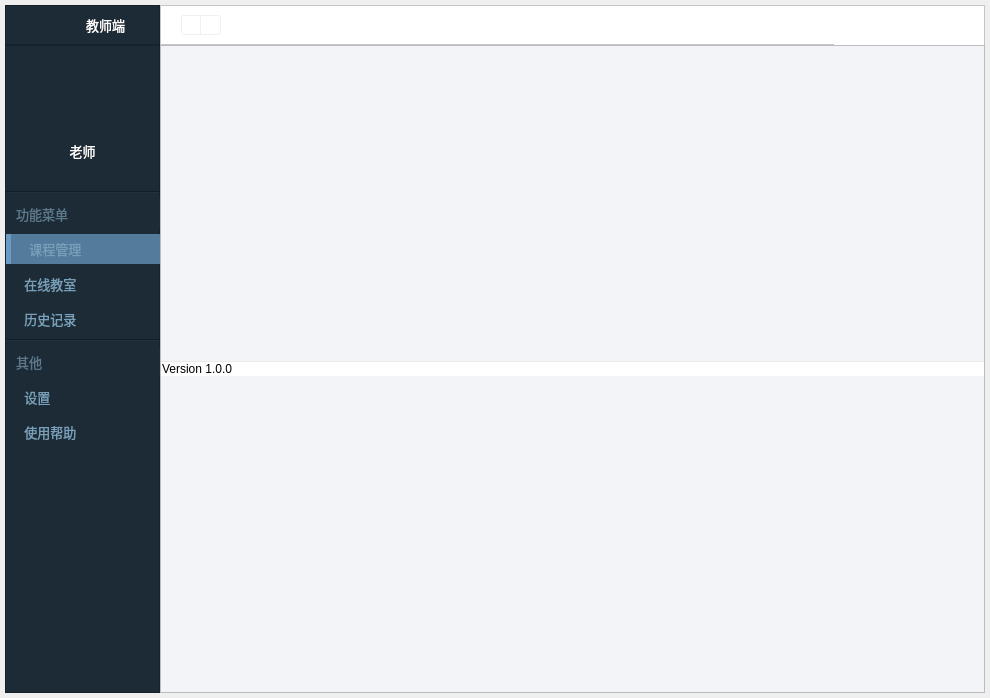
<?xml version="1.0" encoding="UTF-8"?>
<ui version="4.0">
 <class>TMainWindow</class>
 <widget class="QMainWindow" name="TMainWindow">
  <property name="geometry">
   <rect>
    <x>0</x>
    <y>0</y>
    <width>990</width>
    <height>698</height>
   </rect>
  </property>
  <property name="minimumSize">
   <size>
    <width>990</width>
    <height>698</height>
   </size>
  </property>
  <property name="maximumSize">
   <size>
    <width>16777215</width>
    <height>16777215</height>
   </size>
  </property>
  <property name="baseSize">
   <size>
    <width>990</width>
    <height>698</height>
   </size>
  </property>
  <property name="windowTitle">
   <string>MainWindow</string>
  </property>
  <widget class="QWidget" name="centralwidget">
   <property name="styleSheet">
    <string notr="true">QWidget#centralwidget {
	/*border-image可以平铺（即可拉伸）*/
	border-image: url(:/shadow/Resources/material/shadow/980x680_shadow.png);
}</string>
   </property>
   <layout class="QGridLayout" name="gridLayout">
    <property name="leftMargin">
     <number>5</number>
    </property>
    <property name="topMargin">
     <number>5</number>
    </property>
    <property name="rightMargin">
     <number>5</number>
    </property>
    <property name="bottomMargin">
     <number>5</number>
    </property>
    <property name="spacing">
     <number>0</number>
    </property>
    <item row="0" column="0">
     <layout class="QGridLayout" name="gridLayout_2">
      <property name="spacing">
       <number>0</number>
      </property>
      <item row="0" column="0">
       <widget class="QFrame" name="title_logo_bar">
        <property name="minimumSize">
         <size>
          <width>155</width>
          <height>40</height>
         </size>
        </property>
        <property name="maximumSize">
         <size>
          <width>155</width>
          <height>40</height>
         </size>
        </property>
        <property name="styleSheet">
         <string notr="true">QFrame {
	background-color: #1D2B36;
	border-bottom: 1px solid #131D24;
}</string>
        </property>
        <property name="frameShape">
         <enum>QFrame::StyledPanel</enum>
        </property>
        <property name="frameShadow">
         <enum>QFrame::Raised</enum>
        </property>
        <layout class="QHBoxLayout" name="horizontalLayout">
         <property name="spacing">
          <number>0</number>
         </property>
         <property name="leftMargin">
          <number>0</number>
         </property>
         <property name="topMargin">
          <number>0</number>
         </property>
         <property name="rightMargin">
          <number>0</number>
         </property>
         <property name="bottomMargin">
          <number>0</number>
         </property>
         <item>
          <spacer name="horizontalSpacer">
           <property name="orientation">
            <enum>Qt::Horizontal</enum>
           </property>
           <property name="sizeHint" stdset="0">
            <size>
             <width>40</width>
             <height>20</height>
            </size>
           </property>
          </spacer>
         </item>
         <item>
          <widget class="QLabel" name="logo">
           <property name="minimumSize">
            <size>
             <width>42</width>
             <height>20</height>
            </size>
           </property>
           <property name="maximumSize">
            <size>
             <width>42</width>
             <height>20</height>
            </size>
           </property>
           <property name="styleSheet">
            <string notr="true">QLabel {
	background: none;
}</string>
           </property>
           <property name="text">
            <string/>
           </property>
           <property name="pixmap">
            <pixmap resource="../../Status.qrc">:/logo/Resources/material/logo/logo.png</pixmap>
           </property>
           <property name="scaledContents">
            <bool>true</bool>
           </property>
          </widget>
         </item>
         <item>
          <spacer name="horizontalSpacer_3">
           <property name="orientation">
            <enum>Qt::Horizontal</enum>
           </property>
           <property name="sizeType">
            <enum>QSizePolicy::Fixed</enum>
           </property>
           <property name="sizeHint" stdset="0">
            <size>
             <width>5</width>
             <height>20</height>
            </size>
           </property>
          </spacer>
         </item>
         <item>
          <widget class="QLabel" name="client_type_text">
           <property name="font">
            <font>
             <family>微软雅黑</family>
             <pointsize>10</pointsize>
            </font>
           </property>
           <property name="styleSheet">
            <string notr="true">QLabel {
	background: none;
	color: #ffffff;
}</string>
           </property>
           <property name="text">
            <string>教师端</string>
           </property>
           <property name="alignment">
            <set>Qt::AlignCenter</set>
           </property>
          </widget>
         </item>
         <item>
          <spacer name="horizontalSpacer_2">
           <property name="orientation">
            <enum>Qt::Horizontal</enum>
           </property>
           <property name="sizeHint" stdset="0">
            <size>
             <width>40</width>
             <height>20</height>
            </size>
           </property>
          </spacer>
         </item>
        </layout>
       </widget>
      </item>
      <item row="1" column="0">
       <widget class="QFrame" name="nav_bar">
        <property name="sizePolicy">
         <sizepolicy hsizetype="Expanding" vsizetype="Expanding">
          <horstretch>0</horstretch>
          <verstretch>0</verstretch>
         </sizepolicy>
        </property>
        <property name="minimumSize">
         <size>
          <width>155</width>
          <height>638</height>
         </size>
        </property>
        <property name="maximumSize">
         <size>
          <width>155</width>
          <height>16777215</height>
         </size>
        </property>
        <property name="styleSheet">
         <string notr="true">QFrame {
	background-color: #1D2B36;
}</string>
        </property>
        <property name="frameShape">
         <enum>QFrame::StyledPanel</enum>
        </property>
        <property name="frameShadow">
         <enum>QFrame::Raised</enum>
        </property>
        <layout class="QVBoxLayout" name="verticalLayout">
         <property name="spacing">
          <number>5</number>
         </property>
         <property name="leftMargin">
          <number>0</number>
         </property>
         <property name="topMargin">
          <number>0</number>
         </property>
         <property name="rightMargin">
          <number>0</number>
         </property>
         <property name="bottomMargin">
          <number>0</number>
         </property>
         <item alignment="Qt::AlignHCenter">
          <widget class="QLabel" name="user_pic">
           <property name="minimumSize">
            <size>
             <width>90</width>
             <height>90</height>
            </size>
           </property>
           <property name="maximumSize">
            <size>
             <width>90</width>
             <height>90</height>
            </size>
           </property>
           <property name="styleSheet">
            <string notr="true">QLabel {
	background: none;
}</string>
           </property>
           <property name="text">
            <string/>
           </property>
           <property name="pixmap">
            <pixmap resource="../../Status.qrc">:/pic/Resources/material/pic/teacher.png</pixmap>
           </property>
           <property name="scaledContents">
            <bool>true</bool>
           </property>
          </widget>
         </item>
         <item>
          <widget class="QLabel" name="username_text">
           <property name="font">
            <font>
             <family>微软雅黑</family>
             <pointsize>10</pointsize>
            </font>
           </property>
           <property name="styleSheet">
            <string notr="true">QLabel {
	color: #ffffff;
	background: none;
}</string>
           </property>
           <property name="text">
            <string>老师</string>
           </property>
           <property name="alignment">
            <set>Qt::AlignCenter</set>
           </property>
          </widget>
         </item>
         <item alignment="Qt::AlignHCenter">
          <widget class="QPushButton" name="logout_btn">
           <property name="minimumSize">
            <size>
             <width>20</width>
             <height>20</height>
            </size>
           </property>
           <property name="maximumSize">
            <size>
             <width>20</width>
             <height>20</height>
            </size>
           </property>
           <property name="cursor">
            <cursorShape>PointingHandCursor</cursorShape>
           </property>
           <property name="styleSheet">
            <string notr="true">QPushButton {
	border: none;
}</string>
           </property>
           <property name="text">
            <string/>
           </property>
           <property name="icon">
            <iconset resource="../../Status.qrc">
             <normaloff>:/button/Resources/material/button/logout.png</normaloff>:/button/Resources/material/button/logout.png</iconset>
           </property>
           <property name="iconSize">
            <size>
             <width>10</width>
             <height>15</height>
            </size>
           </property>
          </widget>
         </item>
         <item>
          <widget class="Line" name="line">
           <property name="orientation">
            <enum>Qt::Horizontal</enum>
           </property>
          </widget>
         </item>
         <item>
          <widget class="QLabel" name="function_navigation_text">
           <property name="minimumSize">
            <size>
             <width>155</width>
             <height>30</height>
            </size>
           </property>
           <property name="maximumSize">
            <size>
             <width>155</width>
             <height>30</height>
            </size>
           </property>
           <property name="font">
            <font>
             <family>微软雅黑</family>
             <pointsize>10</pointsize>
            </font>
           </property>
           <property name="styleSheet">
            <string notr="true">QLabel {
	color: #5b788c;
}</string>
           </property>
           <property name="text">
            <string>   功能菜单</string>
           </property>
           <property name="alignment">
            <set>Qt::AlignLeading|Qt::AlignLeft|Qt::AlignVCenter</set>
           </property>
          </widget>
         </item>
         <item>
          <widget class="QPushButton" name="course_btn">
           <property name="minimumSize">
            <size>
             <width>155</width>
             <height>30</height>
            </size>
           </property>
           <property name="maximumSize">
            <size>
             <width>155</width>
             <height>30</height>
            </size>
           </property>
           <property name="font">
            <font>
             <family>微软雅黑</family>
             <pointsize>10</pointsize>
            </font>
           </property>
           <property name="cursor">
            <cursorShape>PointingHandCursor</cursorShape>
           </property>
           <property name="styleSheet">
            <string notr="true">QPushButton { 
	text-align: left;
	padding-left: 15px;
	border: none;
	color:  #79A0BA;;
	background-color: none;
}

QPushButton:hover {
	background-color: #385368;
}

QPushButton:checked {
	background-color: #537b9b;
	border-left: 5px solid #699BC3;
}</string>
           </property>
           <property name="text">
            <string> 课程管理</string>
           </property>
           <property name="icon">
            <iconset resource="../../Status.qrc">
             <normaloff>:/button/Resources/material/button/course.png</normaloff>:/button/Resources/material/button/course.png</iconset>
           </property>
           <property name="iconSize">
            <size>
             <width>18</width>
             <height>18</height>
            </size>
           </property>
           <property name="checkable">
            <bool>true</bool>
           </property>
           <property name="checked">
            <bool>true</bool>
           </property>
           <attribute name="buttonGroup">
            <string notr="true">buttonGroup</string>
           </attribute>
          </widget>
         </item>
         <item>
          <widget class="QPushButton" name="interaction_btn">
           <property name="minimumSize">
            <size>
             <width>155</width>
             <height>30</height>
            </size>
           </property>
           <property name="maximumSize">
            <size>
             <width>155</width>
             <height>30</height>
            </size>
           </property>
           <property name="font">
            <font>
             <family>微软雅黑</family>
             <pointsize>10</pointsize>
            </font>
           </property>
           <property name="cursor">
            <cursorShape>PointingHandCursor</cursorShape>
           </property>
           <property name="styleSheet">
            <string notr="true">QPushButton { 
	text-align: left;
	padding-left: 15px;
	border: none;
	color:  #79A0BA;;
	background-color: none;
}

QPushButton:hover {
	background-color: #385368;
}

QPushButton:checked {
	background-color: #537b9b;
	border-left: 5px solid #699BC3;
}</string>
           </property>
           <property name="text">
            <string> 在线教室</string>
           </property>
           <property name="icon">
            <iconset resource="../../Status.qrc">
             <normaloff>:/button/Resources/material/button/interaction.png</normaloff>:/button/Resources/material/button/interaction.png</iconset>
           </property>
           <property name="iconSize">
            <size>
             <width>18</width>
             <height>18</height>
            </size>
           </property>
           <property name="checkable">
            <bool>true</bool>
           </property>
           <attribute name="buttonGroup">
            <string notr="true">buttonGroup</string>
           </attribute>
          </widget>
         </item>
         <item>
          <widget class="QPushButton" name="history_btn">
           <property name="minimumSize">
            <size>
             <width>155</width>
             <height>30</height>
            </size>
           </property>
           <property name="maximumSize">
            <size>
             <width>155</width>
             <height>30</height>
            </size>
           </property>
           <property name="font">
            <font>
             <family>微软雅黑</family>
             <pointsize>10</pointsize>
            </font>
           </property>
           <property name="cursor">
            <cursorShape>PointingHandCursor</cursorShape>
           </property>
           <property name="styleSheet">
            <string notr="true">QPushButton { 
	text-align: left;
	padding-left: 15px;
	border: none;
	color:  #79A0BA;;
	background-color: none;
}

QPushButton:hover {
	background-color: #385368;
}

QPushButton:checked {
	background-color: #537b9b;
	border-left: 5px solid #699BC3;
}</string>
           </property>
           <property name="text">
            <string> 历史记录</string>
           </property>
           <property name="icon">
            <iconset resource="../../Status.qrc">
             <normaloff>:/button/Resources/material/button/history.png</normaloff>:/button/Resources/material/button/history.png</iconset>
           </property>
           <property name="iconSize">
            <size>
             <width>18</width>
             <height>18</height>
            </size>
           </property>
           <property name="checkable">
            <bool>true</bool>
           </property>
           <attribute name="buttonGroup">
            <string notr="true">buttonGroup</string>
           </attribute>
          </widget>
         </item>
         <item>
          <widget class="Line" name="line_2">
           <property name="orientation">
            <enum>Qt::Horizontal</enum>
           </property>
          </widget>
         </item>
         <item>
          <widget class="QLabel" name="other_navigation_text">
           <property name="minimumSize">
            <size>
             <width>155</width>
             <height>30</height>
            </size>
           </property>
           <property name="maximumSize">
            <size>
             <width>155</width>
             <height>30</height>
            </size>
           </property>
           <property name="font">
            <font>
             <family>微软雅黑</family>
             <pointsize>10</pointsize>
            </font>
           </property>
           <property name="styleSheet">
            <string notr="true">QLabel {
	color: #5b788c;
}</string>
           </property>
           <property name="text">
            <string>   其他</string>
           </property>
           <property name="alignment">
            <set>Qt::AlignLeading|Qt::AlignLeft|Qt::AlignVCenter</set>
           </property>
          </widget>
         </item>
         <item>
          <widget class="QPushButton" name="setting_btn">
           <property name="minimumSize">
            <size>
             <width>155</width>
             <height>30</height>
            </size>
           </property>
           <property name="maximumSize">
            <size>
             <width>155</width>
             <height>30</height>
            </size>
           </property>
           <property name="font">
            <font>
             <family>微软雅黑</family>
             <pointsize>10</pointsize>
            </font>
           </property>
           <property name="cursor">
            <cursorShape>PointingHandCursor</cursorShape>
           </property>
           <property name="styleSheet">
            <string notr="true">QPushButton { 
	text-align: left;
	padding-left: 15px;
	border: none;
	color:  #79A0BA;;
	background-color: none;
}

QPushButton:hover {
	background-color: #385368;
}

QPushButton:checked {
	background-color: #537b9b;
	border-left: 5px solid #699BC3;
}</string>
           </property>
           <property name="text">
            <string> 设置</string>
           </property>
           <property name="icon">
            <iconset resource="../../Status.qrc">
             <normaloff>:/button/Resources/material/button/setting.png</normaloff>:/button/Resources/material/button/setting.png</iconset>
           </property>
           <property name="iconSize">
            <size>
             <width>18</width>
             <height>18</height>
            </size>
           </property>
           <property name="checkable">
            <bool>true</bool>
           </property>
           <attribute name="buttonGroup">
            <string notr="true">buttonGroup</string>
           </attribute>
          </widget>
         </item>
         <item>
          <widget class="QPushButton" name="document_btn">
           <property name="minimumSize">
            <size>
             <width>155</width>
             <height>30</height>
            </size>
           </property>
           <property name="maximumSize">
            <size>
             <width>155</width>
             <height>30</height>
            </size>
           </property>
           <property name="font">
            <font>
             <family>微软雅黑</family>
             <pointsize>10</pointsize>
            </font>
           </property>
           <property name="cursor">
            <cursorShape>PointingHandCursor</cursorShape>
           </property>
           <property name="styleSheet">
            <string notr="true">QPushButton { 
	text-align: left;
	padding-left: 15px;
	border: none;
	color:  #79A0BA;;
	background-color: none;
}

QPushButton:hover {
	background-color: #385368;
}

QPushButton:checked {
	background-color: #537b9b;
	border-left: 5px solid #699BC3;
}</string>
           </property>
           <property name="text">
            <string> 使用帮助</string>
           </property>
           <property name="icon">
            <iconset resource="../../Status.qrc">
             <normaloff>:/button/Resources/material/button/document.png</normaloff>:/button/Resources/material/button/document.png</iconset>
           </property>
           <property name="iconSize">
            <size>
             <width>18</width>
             <height>18</height>
            </size>
           </property>
           <property name="checkable">
            <bool>true</bool>
           </property>
           <attribute name="buttonGroup">
            <string notr="true">buttonGroup</string>
           </attribute>
          </widget>
         </item>
         <item>
          <spacer name="verticalSpacer">
           <property name="orientation">
            <enum>Qt::Vertical</enum>
           </property>
           <property name="sizeHint" stdset="0">
            <size>
             <width>20</width>
             <height>40</height>
            </size>
           </property>
          </spacer>
         </item>
        </layout>
       </widget>
      </item>
      <item row="1" column="1" colspan="4">
       <widget class="QFrame" name="main_area">
        <property name="minimumSize">
         <size>
          <width>823</width>
          <height>638</height>
         </size>
        </property>
        <property name="maximumSize">
         <size>
          <width>16777215</width>
          <height>16777215</height>
         </size>
        </property>
        <property name="styleSheet">
         <string notr="true">QFrame {
	background-color: #F3F4F8;
}</string>
        </property>
        <property name="frameShape">
         <enum>QFrame::StyledPanel</enum>
        </property>
        <property name="frameShadow">
         <enum>QFrame::Raised</enum>
        </property>
        <layout class="QGridLayout" name="gridLayout_4">
         <property name="leftMargin">
          <number>0</number>
         </property>
         <property name="topMargin">
          <number>0</number>
         </property>
         <property name="rightMargin">
          <number>0</number>
         </property>
         <property name="bottomMargin">
          <number>0</number>
         </property>
         <property name="spacing">
          <number>0</number>
         </property>
         <item row="0" column="0" colspan="2">
          <layout class="QGridLayout" name="widget_layout">
           <property name="spacing">
            <number>0</number>
           </property>
          </layout>
         </item>
         <item row="2" column="0" colspan="2">
          <widget class="QFrame" name="status_bar">
           <property name="minimumSize">
            <size>
             <width>0</width>
             <height>15</height>
            </size>
           </property>
           <property name="maximumSize">
            <size>
             <width>16777215</width>
             <height>15</height>
            </size>
           </property>
           <property name="styleSheet">
            <string notr="true">QFrame {
	border-top: 1px solid #E8ECEC;
	background-color: #ffffff;
}</string>
           </property>
           <property name="frameShape">
            <enum>QFrame::StyledPanel</enum>
           </property>
           <property name="frameShadow">
            <enum>QFrame::Raised</enum>
           </property>
           <layout class="QHBoxLayout" name="horizontalLayout_3">
            <property name="spacing">
             <number>0</number>
            </property>
            <property name="leftMargin">
             <number>0</number>
            </property>
            <property name="topMargin">
             <number>0</number>
            </property>
            <property name="rightMargin">
             <number>0</number>
            </property>
            <property name="bottomMargin">
             <number>0</number>
            </property>
            <item>
             <widget class="QLabel" name="version_text">
              <property name="styleSheet">
               <string notr="true">QLabel {
	border: none;
}</string>
              </property>
              <property name="text">
               <string>Version 1.0.0</string>
              </property>
             </widget>
            </item>
            <item>
             <widget class="QLabel" name="resize_icon">
              <property name="minimumSize">
               <size>
                <width>10</width>
                <height>10</height>
               </size>
              </property>
              <property name="maximumSize">
               <size>
                <width>10</width>
                <height>10</height>
               </size>
              </property>
              <property name="cursor">
               <cursorShape>SizeFDiagCursor</cursorShape>
              </property>
              <property name="styleSheet">
               <string notr="true">QLabel {
	border: none;
}</string>
              </property>
              <property name="text">
               <string/>
              </property>
              <property name="pixmap">
               <pixmap resource="../../Status.qrc">:/button/Resources/material/button/resize.png</pixmap>
              </property>
              <property name="scaledContents">
               <bool>true</bool>
              </property>
              <property name="margin">
               <number>0</number>
              </property>
             </widget>
            </item>
           </layout>
          </widget>
         </item>
        </layout>
       </widget>
      </item>
      <item row="0" column="1" colspan="4">
       <widget class="QFrame" name="title_bar">
        <property name="minimumSize">
         <size>
          <width>643</width>
          <height>40</height>
         </size>
        </property>
        <property name="maximumSize">
         <size>
          <width>16777215</width>
          <height>40</height>
         </size>
        </property>
        <property name="baseSize">
         <size>
          <width>0</width>
          <height>0</height>
         </size>
        </property>
        <property name="styleSheet">
         <string notr="true">QFrame {
	background-color: #ffffff;
}</string>
        </property>
        <property name="frameShape">
         <enum>QFrame::StyledPanel</enum>
        </property>
        <property name="frameShadow">
         <enum>QFrame::Raised</enum>
        </property>
        <property name="lineWidth">
         <number>1</number>
        </property>
        <layout class="QHBoxLayout" name="horizontalLayout_2">
         <property name="spacing">
          <number>0</number>
         </property>
         <property name="leftMargin">
          <number>0</number>
         </property>
         <property name="topMargin">
          <number>0</number>
         </property>
         <property name="rightMargin">
          <number>0</number>
         </property>
         <property name="bottomMargin">
          <number>0</number>
         </property>
         <item>
          <spacer name="horizontalSpacer_4">
           <property name="orientation">
            <enum>Qt::Horizontal</enum>
           </property>
           <property name="sizeType">
            <enum>QSizePolicy::Fixed</enum>
           </property>
           <property name="sizeHint" stdset="0">
            <size>
             <width>20</width>
             <height>20</height>
            </size>
           </property>
          </spacer>
         </item>
         <item>
          <widget class="QPushButton" name="undo_btn">
           <property name="minimumSize">
            <size>
             <width>20</width>
             <height>20</height>
            </size>
           </property>
           <property name="maximumSize">
            <size>
             <width>20</width>
             <height>20</height>
            </size>
           </property>
           <property name="cursor">
            <cursorShape>PointingHandCursor</cursorShape>
           </property>
           <property name="toolTip">
            <string>后退</string>
           </property>
           <property name="styleSheet">
            <string notr="true">QPushButton {
	background: none;
	border: 1px solid #f0f0f0;
	border-top-left-radius: 3px;
	border-bottom-left-radius: 3px;
}</string>
           </property>
           <property name="text">
            <string/>
           </property>
           <property name="icon">
            <iconset resource="../../Status.qrc">
             <normaloff>:/button/Resources/material/button/left.png</normaloff>:/button/Resources/material/button/left.png</iconset>
           </property>
          </widget>
         </item>
         <item>
          <widget class="QPushButton" name="redo_btn">
           <property name="minimumSize">
            <size>
             <width>20</width>
             <height>20</height>
            </size>
           </property>
           <property name="maximumSize">
            <size>
             <width>20</width>
             <height>20</height>
            </size>
           </property>
           <property name="cursor">
            <cursorShape>PointingHandCursor</cursorShape>
           </property>
           <property name="toolTip">
            <string>前进</string>
           </property>
           <property name="styleSheet">
            <string notr="true">QPushButton {
	background: none;
	border: 1px solid #f0f0f0;
	border-left: none;
	border-top-right-radius: 3px;
	border-bottom-right-radius: 3px;
}</string>
           </property>
           <property name="text">
            <string/>
           </property>
           <property name="icon">
            <iconset resource="../../Status.qrc">
             <normaloff>:/button/Resources/material/button/right.png</normaloff>:/button/Resources/material/button/right.png</iconset>
           </property>
          </widget>
         </item>
         <item>
          <spacer name="horizontalSpacer_5">
           <property name="orientation">
            <enum>Qt::Horizontal</enum>
           </property>
           <property name="sizeHint" stdset="0">
            <size>
             <width>40</width>
             <height>20</height>
            </size>
           </property>
          </spacer>
         </item>
         <item>
          <widget class="QPushButton" name="minus_btn">
           <property name="minimumSize">
            <size>
             <width>50</width>
             <height>40</height>
            </size>
           </property>
           <property name="maximumSize">
            <size>
             <width>50</width>
             <height>40</height>
            </size>
           </property>
           <property name="cursor">
            <cursorShape>PointingHandCursor</cursorShape>
           </property>
           <property name="toolTip">
            <string>最小化</string>
           </property>
           <property name="styleSheet">
            <string notr="true">QPushButton {
	border: none;
	background-color: #ffffff;
}

QPushButton:hover {
	background-color: #8F8F8F;
}</string>
           </property>
           <property name="text">
            <string/>
           </property>
           <property name="icon">
            <iconset resource="../../Status.qrc">
             <normaloff>:/button/Resources/material/button/minus.png</normaloff>:/button/Resources/material/button/minus.png</iconset>
           </property>
          </widget>
         </item>
         <item>
          <widget class="QPushButton" name="full_or_normal_btn">
           <property name="minimumSize">
            <size>
             <width>50</width>
             <height>40</height>
            </size>
           </property>
           <property name="maximumSize">
            <size>
             <width>50</width>
             <height>40</height>
            </size>
           </property>
           <property name="cursor">
            <cursorShape>PointingHandCursor</cursorShape>
           </property>
           <property name="toolTip">
            <string>最大化</string>
           </property>
           <property name="styleSheet">
            <string notr="true">QPushButton {
	border: none;
	background-color: #ffffff;
}

QPushButton:hover {
	background-color: #8F8F8F;
}</string>
           </property>
           <property name="text">
            <string/>
           </property>
           <property name="icon">
            <iconset resource="../../Status.qrc">
             <normaloff>:/button/Resources/material/button/full.png</normaloff>
             <activeoff>:/button/Resources/material/button/full.png</activeoff>
             <activeon>:/button/Resources/material/button/normal.png</activeon>:/button/Resources/material/button/full.png</iconset>
           </property>
           <property name="checkable">
            <bool>true</bool>
           </property>
          </widget>
         </item>
         <item>
          <widget class="QPushButton" name="close_btn">
           <property name="minimumSize">
            <size>
             <width>50</width>
             <height>40</height>
            </size>
           </property>
           <property name="maximumSize">
            <size>
             <width>50</width>
             <height>40</height>
            </size>
           </property>
           <property name="cursor">
            <cursorShape>PointingHandCursor</cursorShape>
           </property>
           <property name="toolTip">
            <string>关闭</string>
           </property>
           <property name="whatsThis">
            <string/>
           </property>
           <property name="styleSheet">
            <string notr="true">QPushButton {
	border: none;
	background-color: #ffffff;
}

QPushButton:hover {
	background-color: rgb(244, 84, 84);
}</string>
           </property>
           <property name="text">
            <string/>
           </property>
           <property name="icon">
            <iconset resource="../../Status.qrc">
             <normaloff>:/button/Resources/material/button/close.png</normaloff>:/button/Resources/material/button/close.png</iconset>
           </property>
          </widget>
         </item>
        </layout>
       </widget>
      </item>
     </layout>
    </item>
   </layout>
  </widget>
 </widget>
 <resources>
  <include location="../../Status.qrc"/>
 </resources>
 <connections>
  <connection>
   <sender>close_btn</sender>
   <signal>clicked()</signal>
   <receiver>TMainWindow</receiver>
   <slot>close()</slot>
   <hints>
    <hint type="sourcelabel">
     <x>961</x>
     <y>25</y>
    </hint>
    <hint type="destinationlabel">
     <x>993</x>
     <y>27</y>
    </hint>
   </hints>
  </connection>
  <connection>
   <sender>minus_btn</sender>
   <signal>clicked()</signal>
   <receiver>TMainWindow</receiver>
   <slot>showMinimized()</slot>
   <hints>
    <hint type="sourcelabel">
     <x>899</x>
     <y>34</y>
    </hint>
    <hint type="destinationlabel">
     <x>994</x>
     <y>86</y>
    </hint>
   </hints>
  </connection>
 </connections>
 <buttongroups>
  <buttongroup name="buttonGroup"/>
 </buttongroups>
</ui>
